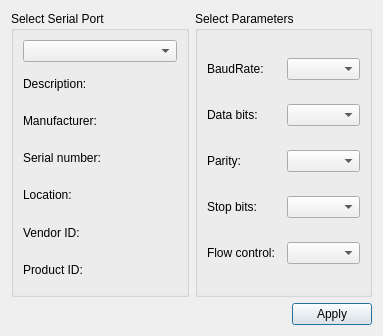
<?xml version="1.0" encoding="UTF-8"?>
<ui version="4.0">
 <class>SettingsDialog</class>
 <widget class="QDialog" name="SettingsDialog">
  <property name="geometry">
   <rect>
    <x>0</x>
    <y>0</y>
    <width>383</width>
    <height>336</height>
   </rect>
  </property>
  <property name="windowTitle">
   <string>Settings</string>
  </property>
  <layout class="QGridLayout" name="gridLayout_3">
   <item row="0" column="1">
    <widget class="QGroupBox" name="parametersBox">
     <property name="title">
      <string>Select Parameters</string>
     </property>
     <layout class="QGridLayout" name="gridLayout_2">
      <item row="0" column="0">
       <widget class="QLabel" name="baudRateLabel">
        <property name="text">
         <string>BaudRate:</string>
        </property>
       </widget>
      </item>
      <item row="0" column="1">
       <widget class="QComboBox" name="baudRateBox"/>
      </item>
      <item row="1" column="0">
       <widget class="QLabel" name="dataBitsLabel">
        <property name="text">
         <string>Data bits:</string>
        </property>
       </widget>
      </item>
      <item row="1" column="1">
       <widget class="QComboBox" name="dataBitsBox"/>
      </item>
      <item row="2" column="0">
       <widget class="QLabel" name="parityLabel">
        <property name="text">
         <string>Parity:</string>
        </property>
       </widget>
      </item>
      <item row="2" column="1">
       <widget class="QComboBox" name="parityBox"/>
      </item>
      <item row="3" column="0">
       <widget class="QLabel" name="stopBitsLabel">
        <property name="text">
         <string>Stop bits:</string>
        </property>
       </widget>
      </item>
      <item row="3" column="1">
       <widget class="QComboBox" name="stopBitsBox"/>
      </item>
      <item row="4" column="0">
       <widget class="QLabel" name="flowControlLabel">
        <property name="text">
         <string>Flow control:</string>
        </property>
       </widget>
      </item>
      <item row="4" column="1">
       <widget class="QComboBox" name="flowControlBox"/>
      </item>
     </layout>
    </widget>
   </item>
   <item row="0" column="0">
    <widget class="QGroupBox" name="selectBox">
     <property name="title">
      <string>Select Serial Port</string>
     </property>
     <layout class="QGridLayout" name="gridLayout">
      <item row="0" column="0">
       <widget class="QComboBox" name="serialPortInfoListBox"/>
      </item>
      <item row="1" column="0">
       <widget class="QLabel" name="descriptionLabel">
        <property name="text">
         <string>Description:</string>
        </property>
       </widget>
      </item>
      <item row="2" column="0">
       <widget class="QLabel" name="manufacturerLabel">
        <property name="text">
         <string>Manufacturer:</string>
        </property>
       </widget>
      </item>
      <item row="3" column="0">
       <widget class="QLabel" name="serialNumberLabel">
        <property name="text">
         <string>Serial number:</string>
        </property>
       </widget>
      </item>
      <item row="4" column="0">
       <widget class="QLabel" name="locationLabel">
        <property name="text">
         <string>Location:</string>
        </property>
       </widget>
      </item>
      <item row="5" column="0">
       <widget class="QLabel" name="vidLabel">
        <property name="text">
         <string>Vendor ID:</string>
        </property>
       </widget>
      </item>
      <item row="6" column="0">
       <widget class="QLabel" name="pidLabel">
        <property name="text">
         <string>Product ID:</string>
        </property>
       </widget>
      </item>
     </layout>
    </widget>
   </item>
   <item row="1" column="0" colspan="2">
    <layout class="QHBoxLayout" name="horizontalLayout">
     <item>
      <spacer name="horizontalSpacer">
       <property name="orientation">
        <enum>Qt::Horizontal</enum>
       </property>
       <property name="sizeHint" stdset="0">
        <size>
         <width>96</width>
         <height>20</height>
        </size>
       </property>
      </spacer>
     </item>
     <item>
      <widget class="QPushButton" name="applyButton">
       <property name="text">
        <string>Apply</string>
       </property>
      </widget>
     </item>
    </layout>
   </item>
  </layout>
 </widget>
 <resources/>
 <connections/>
</ui>
